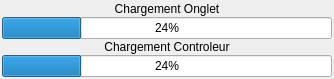
<?xml version="1.0" encoding="UTF-8"?>
<ui version="4.0">
 <class>QProgressLoadDesign</class>
 <widget class="QWidget" name="QProgressLoadDesign">
  <property name="geometry">
   <rect>
    <x>0</x>
    <y>0</y>
    <width>334</width>
    <height>75</height>
   </rect>
  </property>
  <property name="maximumSize">
   <size>
    <width>350</width>
    <height>75</height>
   </size>
  </property>
  <property name="windowTitle">
   <string>Form</string>
  </property>
  <layout class="QVBoxLayout" name="verticalLayout">
   <property name="spacing">
    <number>1</number>
   </property>
   <property name="leftMargin">
    <number>2</number>
   </property>
   <property name="topMargin">
    <number>2</number>
   </property>
   <property name="rightMargin">
    <number>2</number>
   </property>
   <property name="bottomMargin">
    <number>2</number>
   </property>
   <item>
    <widget class="QLabel" name="label">
     <property name="maximumSize">
      <size>
       <width>350</width>
       <height>16777215</height>
      </size>
     </property>
     <property name="text">
      <string>Chargement Onglet</string>
     </property>
     <property name="alignment">
      <set>Qt::AlignCenter</set>
     </property>
    </widget>
   </item>
   <item>
    <widget class="QProgressBar" name="page">
     <property name="value">
      <number>24</number>
     </property>
     <property name="alignment">
      <set>Qt::AlignCenter</set>
     </property>
    </widget>
   </item>
   <item>
    <widget class="QLabel" name="label_2">
     <property name="maximumSize">
      <size>
       <width>350</width>
       <height>16777215</height>
      </size>
     </property>
     <property name="text">
      <string>Chargement Controleur</string>
     </property>
     <property name="alignment">
      <set>Qt::AlignCenter</set>
     </property>
    </widget>
   </item>
   <item>
    <widget class="QProgressBar" name="gear">
     <property name="value">
      <number>24</number>
     </property>
     <property name="alignment">
      <set>Qt::AlignCenter</set>
     </property>
    </widget>
   </item>
  </layout>
 </widget>
 <resources/>
 <connections/>
</ui>
